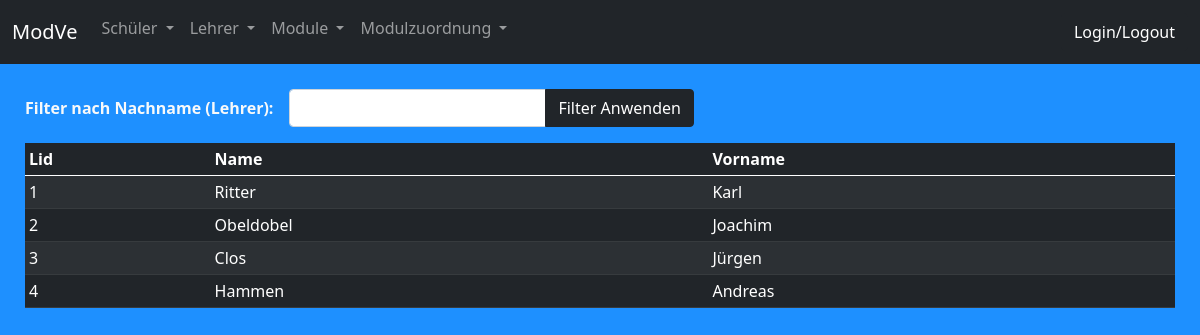
/lehAnz.php, run on the app's committed database.
### tables this page shows
CREATE TABLE `lehrer` (
  `Lid` int(11) NOT NULL AUTO_INCREMENT,
  `Lname` varchar(100) NOT NULL,
  `Lvname` varchar(100) DEFAULT NULL,
  PRIMARY KEY (`Lid`)
);

### html/lehAnz.php (the view, shortened to what this page needs)
<!DOCTYPE html>
<html lang="en">
<head>
</head>
<body style="background-color:#1E90FF">
    <?php require __DIR__ . "/global/navBar.html";
    require_once "../mysql.inc.php";
    $filterLname = isset($_GET['lname']) ? $_GET['lname'] : '';
    if (!empty($filterLname)) {
        $stmt = $pdo->prepare('SELECT * FROM lehrer WHERE Lname LIKE :lname');
        $stmt->bindValue(':lname','%'. $filterLname . '%');
    } else {
        $stmt = $pdo->prepare('SELECT * FROM lehrer');
    }
    $stmt->execute();
    ?>
    <div style="margin:25px;">
        <form method="GET" class="row g-3" style="margin-bottom: 1em;">
            <div class="col-auto">
                <label for="lname-filter" class="col-form-label fw-bold text-light">Filter nach Nachname (Lehrer):</label>
            </div>
            <div class="col-auto">
                <div class="input-group">
                    <input type="text" id="lname-filter" name="lname" value="<?php echo $filterLname; ?>" class="form-control">
                    <button class="btn btn-dark" type="submit">Filter Anwenden</button>
                </div>
            </div>
        </form>
        <table class="table table-striped table-dark table-hover table-sm rounded">
            <thead>
                <tr>
                    <th>Lid</th>
                    <th>Name</th>
                    <th>Vorname</th>
                </tr>
            </thead>
            <tbody>
                <?php
                foreach ($stmt as $result) {
                    echo " <tr>
                        <td>" . $result['Lid']     . "</td>
                        <td>" . $result['Lname']   . "</td>
                        <td>" . $result['Lvname']  . "</td>
                    </tr>";
                } ?>
            </tbody>
        </table>
    </div>
</body>
</html>

### data on the page
lehrer: Lid "1", Lname "Ritter", Lvname "Karl"
lehrer: Lid "2", Lname "Obeldobel", Lvname "Joachim"
lehrer: Lid "3", Lname "Clos", Lvname "Jürgen"
lehrer: Lid "4", Lname "Hammen", Lvname "Andreas"
